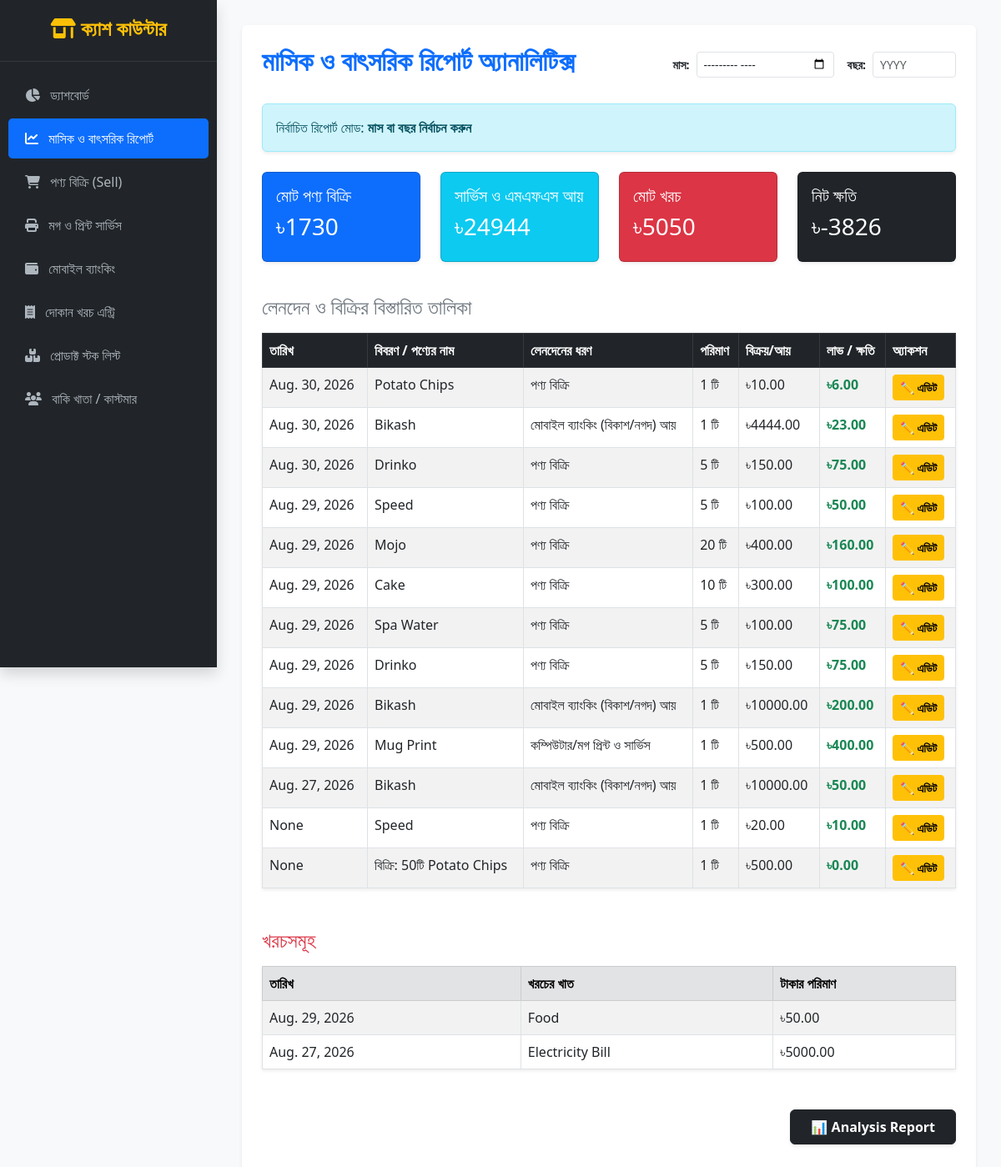
The page /analytics/ on the database its author committed.
### shop/models.py (models this page shows, shortened)
class Transaction(models.Model):
    TRANSACTION_TYPES = (
        ('Sale', 'পণ্য বিক্রি'),
        ('Service', 'কম্পিউটার/মগ প্রিন্ট ও সার্ভিস'),
        ('MFS', 'মোবাইল ব্যাংকিং (বিকাশ/নগদ) আয়'),
    )
    trans_type = models.CharField(max_length=20, choices=TRANSACTION_TYPES, verbose_name="লেনদেনের ধরণ")
    product = models.ForeignKey(Product, on_delete=models.SET_NULL, null=True, blank=True, verbose_name="পণ্য")
    service_name = models.CharField(max_length=150, blank=True, null=True, verbose_name="সার্ভিসের নাম (যেমন: মগ প্রিন্ট)")
    quantity = models.IntegerField(default=1, verbose_name="পরিমাণ")
    buy_price = models.DecimalField(max_digits=10, decimal_places=2, default=0, verbose_name="ক্রয় মূল্য (মোট)")
    amount = models.DecimalField(max_digits=10, decimal_places=2, verbose_name="বিক্রয়/আয় মূল্য (মোট)")
    profit = models.DecimalField(max_digits=10, decimal_places=2, default=0, verbose_name="লাভ/ক্ষতি")
    note = models.TextField(blank=True, null=True, verbose_name="নোট")
    created_at = models.DateField(auto_now_add=True, verbose_name="তারিখ")

class Product(models.Model):
    name = models.CharField(max_length=200, verbose_name="পণ্যের নাম")
    category = models.ForeignKey(Category, on_delete=models.SET_NULL, null=True, blank=True, verbose_name="ক্যাটাগরি")
    buy_price = models.DecimalField(max_digits=10, decimal_places=2, verbose_name="ক্রয় মূল্য")
    sell_price = models.DecimalField(max_digits=10, decimal_places=2, verbose_name="বিক্রয় মূল্য")
    stock_quantity = models.IntegerField(default=0, verbose_name="স্টক পরিমাণ")

class Expense(models.Model):
    title = models.CharField(max_length=200, verbose_name="খরচের খাত")
    amount = models.DecimalField(max_digits=10, decimal_places=2, verbose_name="টাকার পরিমাণ")
    date = models.DateField(auto_now_add=True, verbose_name="তারিখ")

### shop/views.py (the view)
# urls.py: path('analytics/', views.analytics_report, name='analytics_report'), # নতুন পাথ
def analytics_report(request):
    selected_month = request.GET.get('month')
    selected_year = request.GET.get('year')
    transactions = Transaction.objects.all().order_by('-id')
    expenses = Expense.objects.all().order_by('-id')
    period_title = "মাস বা বছর নির্বাচন করুন"
    if selected_month:
        year, month = selected_month.split('-')
        transactions = transactions.filter(created_at__year=year, created_at__month=month)
        expenses = expenses.filter(date__year=year, date__month=month)
        period_title = f"মাস: {month}, {year}"
    elif selected_year:
        transactions = transactions.filter(created_at__year=selected_year)
        expenses = expenses.filter(date__year=selected_year)
        period_title = f"বছর: {selected_year}"
    total_sales = transactions.filter(trans_type='Sale').aggregate(Sum('amount'))['amount__sum'] or 0
    total_service = transactions.filter(trans_type='Service').aggregate(Sum('amount'))['amount__sum'] or 0
    total_mfs = transactions.filter(trans_type='MFS').aggregate(Sum('amount'))['amount__sum'] or 0
    total_expense = expenses.aggregate(Sum('amount'))['amount__sum'] or 0
    total_profit_sum = transactions.aggregate(Sum('profit'))['profit__sum'] or 0
    net_profit_after_expense = total_profit_sum - total_expense
    context = {
        'transactions': transactions,
        'expenses': expenses,
        'selected_month': selected_month,
        'selected_year': selected_year,
        'period_title': period_title,
        'total_sales': total_sales,
        'total_service': total_service,
        'total_mfs': total_mfs,
        'total_expense': total_expense,
        'total_profit': net_profit_after_expense,
    }
    return render(request, 'shop/analytics.html', context)

### shop/templates/shop/analytics.html (shortened to what this page needs)
{% extends 'shop/base.html' %}
{% block content %}
<div class="d-flex justify-content-between align-items-center mb-4 flex-wrap gap-3">
    <h2 class="text-primary fw-bold">মাসিক ও বাৎসরিক রিপোর্ট অ্যানালিটিক্স</h2>
    <div class="d-flex align-items-center gap-3">
        <form method="GET" class="d-flex align-items-center gap-2">
            <label class="fw-bold small">মাস:</label>
            <input type="month" name="month" value="{{ selected_month }}" class="form-control form-control-sm" onchange="this.form.submit()">
        </form>
        <form method="GET" class="d-flex align-items-center gap-2">
            <label class="fw-bold small">বছর:</label>
            <input type="number" name="year" placeholder="YYYY" value="{{ selected_year }}" class="form-control form-control-sm" style="width: 100px;" onchange="this.form.submit()">
        </form>
    </div>
</div>
<div class="alert alert-info shadow-sm mb-4">
    নির্বাচিত রিপোর্ট মোড: <strong>{{ period_title }}</strong>
</div>
<div class="row mb-4">
    <div class="col-md-3 mb-3">
        <div class="card text-white bg-primary p-3 shadow-sm">
            <h5>মোট পণ্য বিক্রি</h5>
            <h3>৳{{ total_sales }}</h3>
        </div>
    </div>
    <div class="col-md-3 mb-3">
        <div class="card text-white bg-info p-3 shadow-sm">
            <h5>সার্ভিস ও এমএফএস আয়</h5>
            <h3>৳{{ total_service|add:total_mfs }}</h3>
        </div>
    </div>
    <div class="col-md-3 mb-3">
        <div class="card text-white bg-danger p-3 shadow-sm">
            <h5>মোট খরচ</h5>
            <h3>৳{{ total_expense }}</h3>
        </div>
    </div>
    <div class="col-md-3 mb-3">
        <div class="card text-white {% if total_profit >= 0 %}bg-success{% else %}bg-dark{% endif %} p-3 shadow-sm">
            <h5>{% if total_profit >= 0 %}নিট লাভ{% else %}নিট ক্ষতি{% endif %}</h5>
            <h3>৳{{ total_profit }}</h3>
        </div>
    </div>
</div>
<h4 class="mb-3 text-secondary">লেনদেন ও বিক্রির বিস্তারিত তালিকা</h4>
<table class="table table-bordered table-striped bg-white shadow-sm mb-5">
    <thead class="table-dark">
        <tr>
            <th>তারিখ</th>
            <th>বিবরণ / পণ্যের নাম</th>
            <th>লেনদেনের ধরণ</th>
            <th>পরিমাণ</th>
            <th>বিক্রয়/আয়</th>
            <th>লাভ / ক্ষতি</th>
            <th>অ্যাকশন</th>
        </tr>
    </thead>
    <tbody>
        {% for t in transactions %}
        <tr>
            <td>{{ t.created_at }}</td>
            <td>{% if t.product %}{{ t.product.name }}{% else %}{{ t.service_name|default:t.note }}{% endif %}</td>
            <td>{{ t.get_trans_type_display }}</td>
            <td>{{ t.quantity }} টি</td>
            <td>৳{{ t.amount }}</td>
            <td class="fw-bold {% if t.profit >= 0 %}text-success{% else %}text-danger{% endif %}">
                ৳{{ t.profit }}
            </td>
            <td>
                <a href="{% url 'edit_transaction' t.id %}" class="btn btn-sm btn-warning fw-bold">✏️ এডিট</a>
            </td>
        </tr>
        {% empty %}
        <tr>
            <td colspan="7" class="text-center text-muted">এই সময়ে কোনো লেনদেন পাওয়া যায়নি।</td>
        </tr>
        {% endfor %}
    </tbody>
</table>
<h4 class="mb-3 text-danger">খরচসমূহ</h4>
<table class="table table-bordered table-striped bg-white shadow-sm mb-5">
    <thead class="table-secondary">
        <tr>
            <th>তারিখ</th>
            <th>খরচের খাত</th>
            <th>টাকার পরিমাণ</th>
        </tr>
    </thead>
    <tbody>
        {% for e in expenses %}
        <tr>
            <td>{{ e.date }}</td>
            <td>{{ e.title }}</td>
            <td>৳{{ e.amount }}</td>
        </tr>
        {% empty %}
        <tr>
            <td colspan="3" class="text-center text-muted">এই সময়ে কোনো খরচ এন্ট্রি করা হয়নি।</td>
        </tr>
        {% endfor %}
    </tbody>
</table>
<div class="d-flex justify-content-end mb-5">
    <button type="button" id="analysisDoneBtn" class="btn btn-dark fw-bold px-4 py-2 shadow-sm" onclick="completeAnalysis()">
        📊 Analysis Report
    </button>
</div>
{% endblock %}

### shop/templates/shop/base.html (shortened to what this page needs)
<!DOCTYPE html>
<html lang="bn">
<head>
    <link href="https://cdn.jsdelivr.net/npm/bootstrap@5.3.0/dist/css/bootstrap.min.css" rel="stylesheet">
    <link rel="stylesheet" href="https://cdnjs.cloudflare.com/ajax/libs/font-awesome/6.4.0/css/all.min.css">
</head>
<body>
    <div class="sidebar shadow">
        <h4 class="text-center text-warning fw-bold mb-4"><i class="fa-solid fa-shop"></i> ক্যাশ কাউন্টার</h4>
        <hr class="text-secondary">
        <a href="{% url 'dashboard' %}" class="{% if request.resolver_match.url_name == 'dashboard' %}active-menu{% endif %}">
            <i class="fa-solid fa-chart-pie me-2"></i> ড্যাশবোর্ড
        </a>
        <a href="{% url 'analytics_report' %}" class="{% if request.resolver_match.url_name == 'analytics_report' %}active-menu{% endif %}">
            <i class="fa-solid fa-chart-line me-2"></i> মাসিক ও বাৎসরিক রিপোর্ট
        </a>
        <a href="{% url 'make_sale' %}" class="{% if request.resolver_match.url_name == 'make_sale' %}active-menu{% endif %}">
            <i class="fa-solid fa-cart-shopping me-2"></i> পণ্য বিক্রি (Sell)
        </a>
        <a href="{% url 'add_print_service' %}" class="{% if request.resolver_match.url_name == 'add_print_service' %}active-menu{% endif %}">
            <i class="fa-solid fa-print me-2"></i> মগ ও প্রিন্ট সার্ভিস
        </a>
        <a href="{% url 'add_mfs' %}" class="{% if request.resolver_match.url_name == 'add_mfs' %}active-menu{% endif %}">
            <i class="fa-solid fa-wallet me-2"></i> মোবাইল ব্যাংকিং
        </a>
        <a href="{% url 'add_expense' %}" class="{% if request.resolver_match.url_name == 'add_expense' %}active-menu{% endif %}">
            <i class="fa-solid fa-receipt me-2"></i> দোকান খরচ এন্ট্রি
        </a>
        <a href="{% url 'stock_list' %}" class="{% if request.resolver_match.url_name == 'stock_list' %}active-menu{% endif %}">
            <i class="fa-solid fa-boxes-stacked me-2"></i> প্রোডাক্ট স্টক লিস্ট
        </a>
        <a href="{% url 'customer_list' %}" class="{% if request.resolver_match.url_name == 'customer_list' or request.resolver_match.url_name == 'customer_detail' %}active-menu{% endif %}">
            <i class="fa-solid fa-users me-2"></i> বাকি খাতা / কাস্টমার
        </a>
    </div>
    <div class="main-content">
        <div class="container-fluid bg-white p-4 rounded shadow-sm">
            {% block content %}{% endblock %}
        </div>
    </div>
</body>
</html>

### shop/templates/shop/base.html (style rules this page uses)
body { background-color: #f8f9fa; }
.sidebar { min-height: 100vh; background-color: #212529; color: #fff; position: fixed; top: 0; left: 0; width: 260px; padding-top: 20px; }
.sidebar a { color: #adb5bd; text-decoration: none; padding: 12px 20px; display: block; font-weight: 500; border-radius: 5px; margin: 4px 10px; }
.sidebar a.active-menu { color: #fff; background-color: #0d6efd; }
.main-content { margin-left: 260px; padding: 30px; }

### rows shown on the page
Transaction: created_at "Aug. 30, 2026", product.name "Potato Chips", trans_type "পণ্য বিক্রি", quantity "1", amount "10.00", profit "6.00"
Transaction: created_at "Aug. 30, 2026", service_name "Bikash", trans_type "মোবাইল ব্যাংকিং (বিকাশ/নগদ) আয়", quantity "1", amount "4444.00", profit "23.00"
Transaction: created_at "Aug. 30, 2026", product.name "Drinko", trans_type "পণ্য বিক্রি", quantity "5", amount "150.00", profit "75.00"
Transaction: created_at "Aug. 29, 2026", product.name "Speed", trans_type "পণ্য বিক্রি", quantity "5", amount "100.00", profit "50.00"
Transaction: created_at "Aug. 29, 2026", product.name "Mojo", trans_type "পণ্য বিক্রি", quantity "20", amount "400.00", profit "160.00"
Transaction: created_at "Aug. 29, 2026", product.name "Cake", trans_type "পণ্য বিক্রি", quantity "10", amount "300.00", profit "100.00"
Transaction: created_at "Aug. 29, 2026", product.name "Spa Water", trans_type "পণ্য বিক্রি", quantity "5", amount "100.00", profit "75.00"
Transaction: created_at "Aug. 29, 2026", product.name "Drinko", trans_type "পণ্য বিক্রি", quantity "5", amount "150.00", profit "75.00"
Transaction: created_at "Aug. 29, 2026", service_name "Bikash", trans_type "মোবাইল ব্যাংকিং (বিকাশ/নগদ) আয়", quantity "1", amount "10000.00", profit "200.00"
Transaction: created_at "Aug. 29, 2026", service_name "Mug Print", trans_type "কম্পিউটার/মগ প্রিন্ট ও সার্ভিস", quantity "1", amount "500.00", profit "400.00"
Transaction: created_at "Aug. 27, 2026", service_name "Bikash", trans_type "মোবাইল ব্যাংকিং (বিকাশ/নগদ) আয়", quantity "1", amount "10000.00", profit "50.00"
Transaction: created_at "None", product.name "Speed", trans_type "পণ্য বিক্রি", quantity "1", amount "20.00", profit "10.00"
Transaction: created_at "None", service_name "বিক্রি: 50টি Potato Chips", trans_type "পণ্য বিক্রি", quantity "1", amount "500.00", profit "0.00"
Expense: date "Aug. 29, 2026", title "Food", amount "50.00"
Expense: date "Aug. 27, 2026", title "Electricity Bill", amount "5000.00"

### other values the page prints
{{ period_title }} "মাস বা বছর নির্বাচন করুন"
{{ total_sales }} "1730"
{{ total_service|add:total_mfs }} "24944"
{{ total_expense }} "5050"
{{ total_profit }} "-3826"
